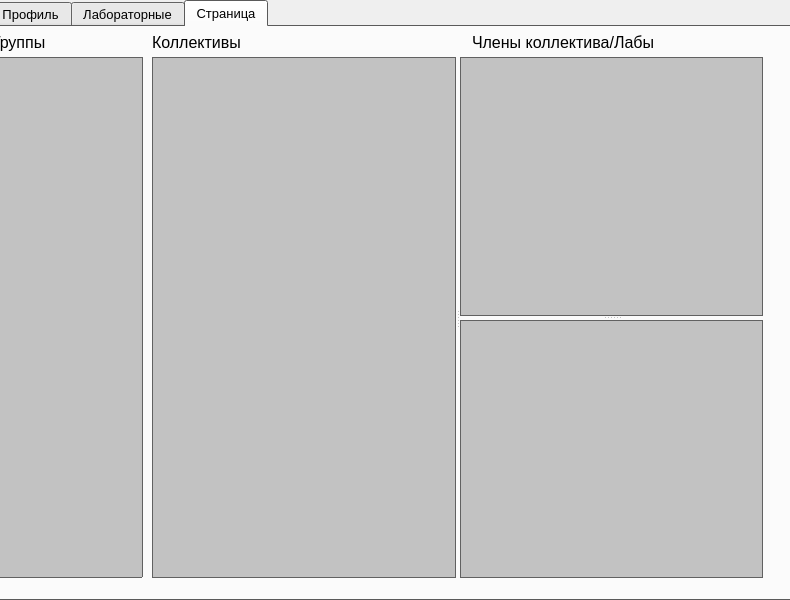
<?xml version="1.0" encoding="UTF-8"?>
<ui version="4.0">
 <class>TeacherDialog</class>
 <widget class="QDialog" name="TeacherDialog">
  <property name="geometry">
   <rect>
    <x>0</x>
    <y>0</y>
    <width>790</width>
    <height>600</height>
   </rect>
  </property>
  <property name="minimumSize">
   <size>
    <width>500</width>
    <height>500</height>
   </size>
  </property>
  <property name="windowTitle">
   <string>Form</string>
  </property>
  <widget class="QTabWidget" name="tabWidget">
   <property name="geometry">
    <rect>
     <x>-10</x>
     <y>0</y>
     <width>801</width>
     <height>601</height>
    </rect>
   </property>
   <property name="palette">
    <palette>
     <active>
      <colorrole role="Text">
       <brush brushstyle="SolidPattern">
        <color alpha="255">
         <red>0</red>
         <green>0</green>
         <blue>0</blue>
        </color>
       </brush>
      </colorrole>
      <colorrole role="Base">
       <brush brushstyle="SolidPattern">
        <color alpha="255">
         <red>194</red>
         <green>194</green>
         <blue>194</blue>
        </color>
       </brush>
      </colorrole>
      <colorrole role="Window">
       <brush brushstyle="SolidPattern">
        <color alpha="255">
         <red>126</red>
         <green>126</green>
         <blue>126</blue>
        </color>
       </brush>
      </colorrole>
      <colorrole role="PlaceholderText">
       <brush brushstyle="SolidPattern">
        <color alpha="128">
         <red>0</red>
         <green>0</green>
         <blue>0</blue>
        </color>
       </brush>
      </colorrole>
     </active>
     <inactive>
      <colorrole role="Text">
       <brush brushstyle="SolidPattern">
        <color alpha="255">
         <red>0</red>
         <green>0</green>
         <blue>0</blue>
        </color>
       </brush>
      </colorrole>
      <colorrole role="Base">
       <brush brushstyle="SolidPattern">
        <color alpha="255">
         <red>194</red>
         <green>194</green>
         <blue>194</blue>
        </color>
       </brush>
      </colorrole>
      <colorrole role="Window">
       <brush brushstyle="SolidPattern">
        <color alpha="255">
         <red>126</red>
         <green>126</green>
         <blue>126</blue>
        </color>
       </brush>
      </colorrole>
      <colorrole role="PlaceholderText">
       <brush brushstyle="SolidPattern">
        <color alpha="128">
         <red>0</red>
         <green>0</green>
         <blue>0</blue>
        </color>
       </brush>
      </colorrole>
     </inactive>
     <disabled>
      <colorrole role="Text">
       <brush brushstyle="SolidPattern">
        <color alpha="255">
         <red>120</red>
         <green>120</green>
         <blue>120</blue>
        </color>
       </brush>
      </colorrole>
      <colorrole role="Base">
       <brush brushstyle="SolidPattern">
        <color alpha="255">
         <red>126</red>
         <green>126</green>
         <blue>126</blue>
        </color>
       </brush>
      </colorrole>
      <colorrole role="Window">
       <brush brushstyle="SolidPattern">
        <color alpha="255">
         <red>126</red>
         <green>126</green>
         <blue>126</blue>
        </color>
       </brush>
      </colorrole>
      <colorrole role="PlaceholderText">
       <brush brushstyle="SolidPattern">
        <color alpha="128">
         <red>0</red>
         <green>0</green>
         <blue>0</blue>
        </color>
       </brush>
      </colorrole>
     </disabled>
    </palette>
   </property>
   <property name="font">
    <font>
     <pointsize>10</pointsize>
    </font>
   </property>
   <property name="currentIndex">
    <number>2</number>
   </property>
   <widget class="QWidget" name="ProfileTab">
    <attribute name="title">
     <string>Профиль</string>
    </attribute>
    <widget class="QLabel" name="label">
     <property name="geometry">
      <rect>
       <x>10</x>
       <y>20</y>
       <width>111</width>
       <height>41</height>
      </rect>
     </property>
     <property name="font">
      <font>
       <pointsize>12</pointsize>
      </font>
     </property>
     <property name="text">
      <string> ФИО</string>
     </property>
    </widget>
    <widget class="QLabel" name="label_2">
     <property name="geometry">
      <rect>
       <x>10</x>
       <y>70</y>
       <width>141</width>
       <height>41</height>
      </rect>
     </property>
     <property name="font">
      <font>
       <pointsize>12</pointsize>
      </font>
     </property>
     <property name="text">
      <string>Дисциплина</string>
     </property>
    </widget>
   </widget>
   <widget class="QWidget" name="LabsTab">
    <attribute name="title">
     <string>Лабораторные</string>
    </attribute>
    <widget class="QLabel" name="labsLabel">
     <property name="geometry">
      <rect>
       <x>10</x>
       <y>10</y>
       <width>351</width>
       <height>21</height>
      </rect>
     </property>
     <property name="font">
      <font>
       <pointsize>15</pointsize>
      </font>
     </property>
     <property name="text">
      <string>Лабы</string>
     </property>
    </widget>
    <widget class="QTableView" name="labsTable">
     <property name="geometry">
      <rect>
       <x>10</x>
       <y>50</y>
       <width>381</width>
       <height>251</height>
      </rect>
     </property>
    </widget>
    <widget class="QPushButton" name="newlabButton">
     <property name="geometry">
      <rect>
       <x>440</x>
       <y>90</y>
       <width>101</width>
       <height>24</height>
      </rect>
     </property>
     <property name="font">
      <font>
       <pointsize>12</pointsize>
      </font>
     </property>
     <property name="text">
      <string>Добавить</string>
     </property>
    </widget>
    <widget class="QPushButton" name="dellabButton">
     <property name="geometry">
      <rect>
       <x>440</x>
       <y>130</y>
       <width>101</width>
       <height>24</height>
      </rect>
     </property>
     <property name="font">
      <font>
       <pointsize>12</pointsize>
      </font>
     </property>
     <property name="text">
      <string>Удалить</string>
     </property>
    </widget>
    <widget class="QLabel" name="tasksLabel">
     <property name="geometry">
      <rect>
       <x>10</x>
       <y>310</y>
       <width>171</width>
       <height>31</height>
      </rect>
     </property>
     <property name="font">
      <font>
       <pointsize>15</pointsize>
      </font>
     </property>
     <property name="text">
      <string>Задание</string>
     </property>
    </widget>
    <widget class="QTableView" name="tasksTable">
     <property name="geometry">
      <rect>
       <x>10</x>
       <y>350</y>
       <width>380</width>
       <height>141</height>
      </rect>
     </property>
    </widget>
    <widget class="QLabel" name="descriptionLabel">
     <property name="geometry">
      <rect>
       <x>440</x>
       <y>310</y>
       <width>161</width>
       <height>31</height>
      </rect>
     </property>
     <property name="font">
      <font>
       <pointsize>15</pointsize>
      </font>
     </property>
     <property name="text">
      <string>Описание</string>
     </property>
    </widget>
    <widget class="QLineEdit" name="descriptionLine">
     <property name="geometry">
      <rect>
       <x>440</x>
       <y>350</y>
       <width>321</width>
       <height>141</height>
      </rect>
     </property>
     <property name="text">
      <string/>
     </property>
    </widget>
   </widget>
   <widget class="QWidget" name="tab">
    <attribute name="title">
     <string>Страница</string>
    </attribute>
    <widget class="QTableView" name="tableView">
     <property name="geometry">
      <rect>
       <x>0</x>
       <y>30</y>
       <width>151</width>
       <height>521</height>
      </rect>
     </property>
    </widget>
    <widget class="QLabel" name="label_3">
     <property name="geometry">
      <rect>
       <x>0</x>
       <y>0</y>
       <width>111</width>
       <height>31</height>
      </rect>
     </property>
     <property name="font">
      <font>
       <pointsize>12</pointsize>
      </font>
     </property>
     <property name="text">
      <string>Группы</string>
     </property>
    </widget>
    <widget class="QLabel" name="label_4">
     <property name="geometry">
      <rect>
       <x>160</x>
       <y>0</y>
       <width>211</width>
       <height>31</height>
      </rect>
     </property>
     <property name="font">
      <font>
       <pointsize>12</pointsize>
      </font>
     </property>
     <property name="text">
      <string>Коллективы</string>
     </property>
    </widget>
    <widget class="QLabel" name="label_5">
     <property name="geometry">
      <rect>
       <x>480</x>
       <y>0</y>
       <width>291</width>
       <height>31</height>
      </rect>
     </property>
     <property name="font">
      <font>
       <pointsize>12</pointsize>
      </font>
     </property>
     <property name="text">
      <string>Члены коллектива/Лабы</string>
     </property>
    </widget>
    <widget class="QSplitter" name="splitter_2">
     <property name="geometry">
      <rect>
       <x>160</x>
       <y>30</y>
       <width>611</width>
       <height>521</height>
      </rect>
     </property>
     <property name="orientation">
      <enum>Qt::Horizontal</enum>
     </property>
     <widget class="QTableView" name="tableView_2"/>
     <widget class="QSplitter" name="splitter">
      <property name="orientation">
       <enum>Qt::Vertical</enum>
      </property>
      <widget class="QTableView" name="tableView_3"/>
      <widget class="QTableView" name="tableView_4"/>
     </widget>
    </widget>
   </widget>
  </widget>
 </widget>
 <resources/>
 <connections/>
</ui>
